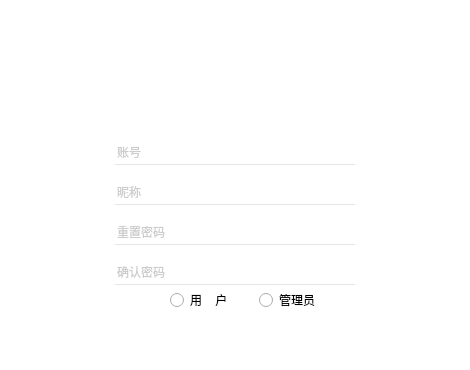
<?xml version="1.0" encoding="UTF-8"?>
<ui version="4.0">
 <class>Dlg_ChangePassword</class>
 <widget class="QDialog" name="Dlg_ChangePassword">
  <property name="geometry">
   <rect>
    <x>0</x>
    <y>0</y>
    <width>470</width>
    <height>370</height>
   </rect>
  </property>
  <property name="minimumSize">
   <size>
    <width>470</width>
    <height>370</height>
   </size>
  </property>
  <property name="maximumSize">
   <size>
    <width>470</width>
    <height>370</height>
   </size>
  </property>
  <property name="windowTitle">
   <string>Dialog</string>
  </property>
  <property name="styleSheet">
   <string notr="true">QWidget
{
background-color:rgb(255,255,255);
}
QPushButton
{
background:rgba(0,0,0,0);

}
QPushButton#pushButton_2
{
image:url(:/image/home.png);
}
QPushButton#pushButton_2:hover
{
image:url(:/image/home_pressed.png);

}
QPushButton#enter_button
{
image:url(:/image/login.png);
color:white;
}
QPushButton#enter_button:hover
{
image:url(:/image/login-pressed.png);
color:white;
}
QRadioButton
{

}
QPushButton#pushButton
{
color:white;
}
QPushButton#pushButton:hover
{
color:white;
}
QLineEdit
{
border:none;
border-bottom:1px solid rgb(229,229,229);
font:normal 12px;
color:rgb(154,154,154);
}
QLineEdit:hover
{
border:none;
border-bottom:1px solid rgb(0,0,0);
font:normal 12px;
color:rgb(154,154,154);
}
QLineEdit:focus
{
border:none;
border-bottom:1px solid rgb(0,0,0);
font:normal 12px;
color:rgb(0,0,0);
}
</string>
  </property>
  <widget class="QWidget" name="widget_2" native="true">
   <property name="geometry">
    <rect>
     <x>20</x>
     <y>130</y>
     <width>430</width>
     <height>220</height>
    </rect>
   </property>
   <widget class="QPushButton" name="enter_button">
    <property name="geometry">
     <rect>
      <x>115</x>
      <y>180</y>
      <width>200</width>
      <height>30</height>
     </rect>
    </property>
    <property name="text">
     <string>确    认</string>
    </property>
    <property name="flat">
     <bool>true</bool>
    </property>
   </widget>
   <widget class="QLineEdit" name="password_input_2">
    <property name="geometry">
     <rect>
      <x>95</x>
      <y>50</y>
      <width>240</width>
      <height>25</height>
     </rect>
    </property>
    <property name="maximumSize">
     <size>
      <width>240</width>
      <height>16777215</height>
     </size>
    </property>
    <property name="placeholderText">
     <string>昵称</string>
    </property>
   </widget>
   <widget class="QLineEdit" name="password_input_1">
    <property name="geometry">
     <rect>
      <x>95</x>
      <y>10</y>
      <width>240</width>
      <height>25</height>
     </rect>
    </property>
    <property name="maximumSize">
     <size>
      <width>240</width>
      <height>16777215</height>
     </size>
    </property>
    <property name="placeholderText">
     <string>账号</string>
    </property>
   </widget>
   <widget class="QLineEdit" name="account_input">
    <property name="geometry">
     <rect>
      <x>95</x>
      <y>130</y>
      <width>240</width>
      <height>25</height>
     </rect>
    </property>
    <property name="maximumSize">
     <size>
      <width>240</width>
      <height>16777215</height>
     </size>
    </property>
    <property name="placeholderText">
     <string>确认密码</string>
    </property>
   </widget>
   <widget class="QLineEdit" name="nickname_input">
    <property name="geometry">
     <rect>
      <x>95</x>
      <y>90</y>
      <width>240</width>
      <height>25</height>
     </rect>
    </property>
    <property name="maximumSize">
     <size>
      <width>240</width>
      <height>16777215</height>
     </size>
    </property>
    <property name="placeholderText">
     <string>重置密码</string>
    </property>
   </widget>
   <widget class="QWidget" name="layoutWidget">
    <property name="geometry">
     <rect>
      <x>150</x>
      <y>160</y>
      <width>171</width>
      <height>20</height>
     </rect>
    </property>
    <layout class="QHBoxLayout" name="horizontalLayout">
     <item>
      <widget class="QRadioButton" name="user_button">
       <property name="text">
        <string>用    户</string>
       </property>
      </widget>
     </item>
     <item>
      <widget class="QRadioButton" name="manager_button">
       <property name="text">
        <string>管理员</string>
       </property>
      </widget>
     </item>
    </layout>
   </widget>
  </widget>
  <widget class="QLabel" name="label">
   <property name="geometry">
    <rect>
     <x>20</x>
     <y>20</y>
     <width>430</width>
     <height>330</height>
    </rect>
   </property>
   <property name="text">
    <string/>
   </property>
   <property name="pixmap">
    <pixmap resource="Logo.qrc">:/image/etherstrike.png</pixmap>
   </property>
   <property name="scaledContents">
    <bool>true</bool>
   </property>
  </widget>
  <widget class="QPushButton" name="pushButton_2">
   <property name="geometry">
    <rect>
     <x>385</x>
     <y>20</y>
     <width>70</width>
     <height>31</height>
    </rect>
   </property>
   <property name="text">
    <string/>
   </property>
   <property name="flat">
    <bool>true</bool>
   </property>
  </widget>
  <zorder>label</zorder>
  <zorder>widget_2</zorder>
  <zorder>pushButton_2</zorder>
 </widget>
 <tabstops>
  <tabstop>pushButton_2</tabstop>
  <tabstop>password_input_1</tabstop>
  <tabstop>password_input_2</tabstop>
  <tabstop>nickname_input</tabstop>
  <tabstop>account_input</tabstop>
  <tabstop>user_button</tabstop>
  <tabstop>manager_button</tabstop>
  <tabstop>enter_button</tabstop>
 </tabstops>
 <resources>
  <include location="Logo.qrc"/>
 </resources>
 <connections/>
</ui>
